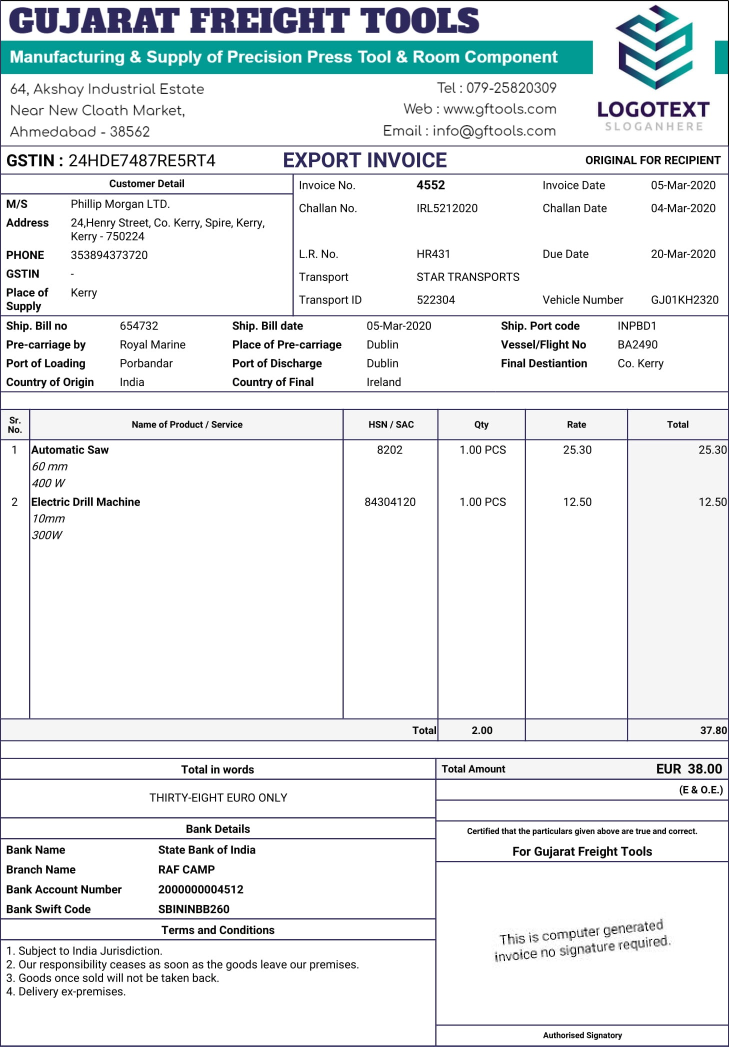
#> input picture invoice samples/Invoice_4552-1.jpg, 1458 x 2093 px (shown at 1/2 size)
$ python -i preprocessing.py   (imports and definitions only)
#> lines starting #> are read from the running program, lines starting #| are printed output that depends on the picture; after the words box and inside, x2 and y2 are one past the last pixel; in counts of white or black regions, pixels touching at a corner belong together
import cv2 as cv
import numpy as np
from PIL import Image
from matplotlib import pyplot as plt
from skimage import io
from skimage.transform import rotate
from skimage.color import rgb2gray
from deskew import determine_skew

def binarisation(img):
#> called with img = 'invoice samples/Invoice_4552-1.jpg'
    img = cv.imread(img,0)
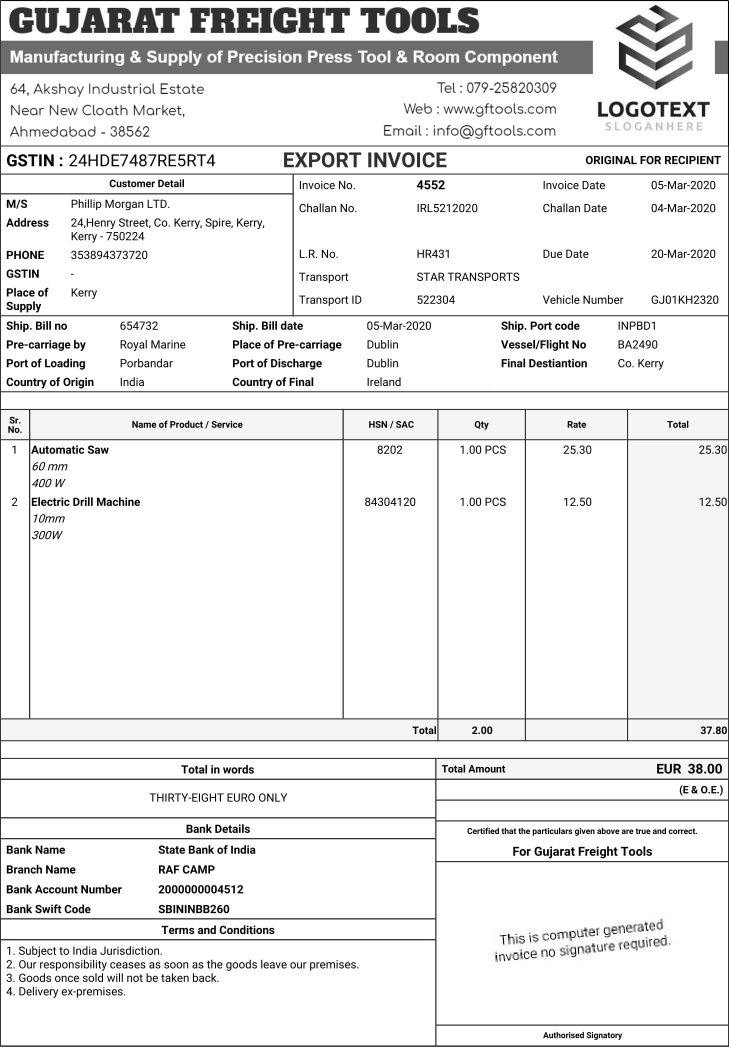
#> img: shape (2093, 1458) (shown at 1/2 size); min 0, max 255, mean 234.7
    img = cv.medianBlur(img,5)
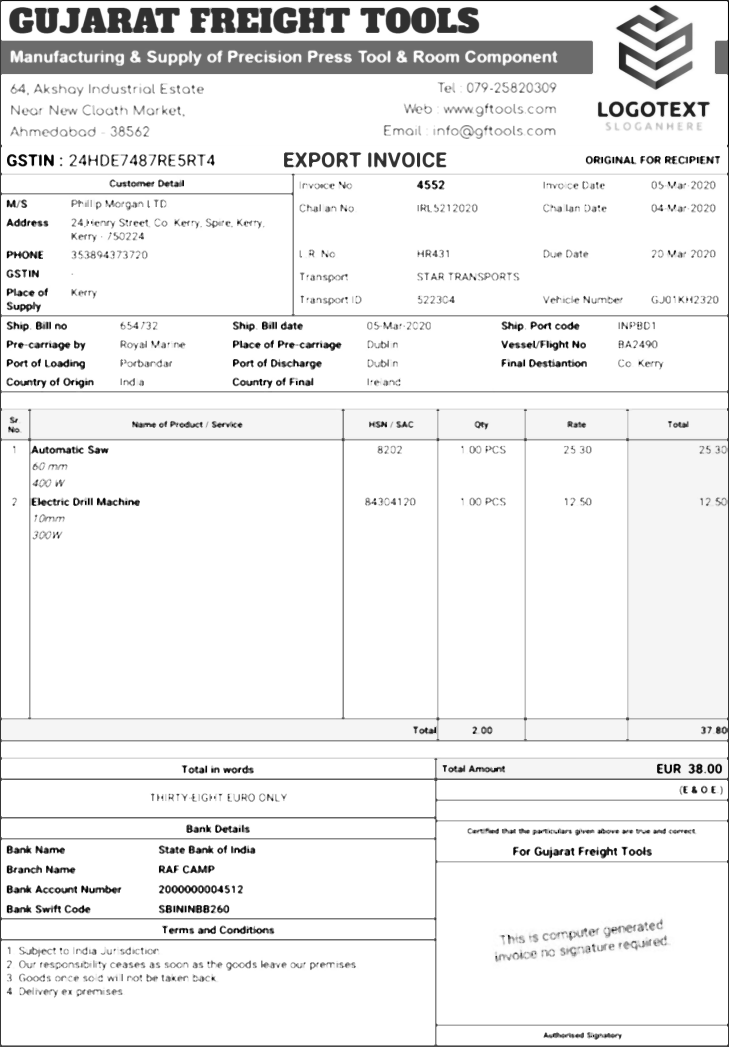
#> img: shape (2093, 1458) (shown at 1/2 size); min 0, max 255, mean 238.5
    ret,th1 = cv.threshold(img,127,255,cv.THRESH_BINARY)
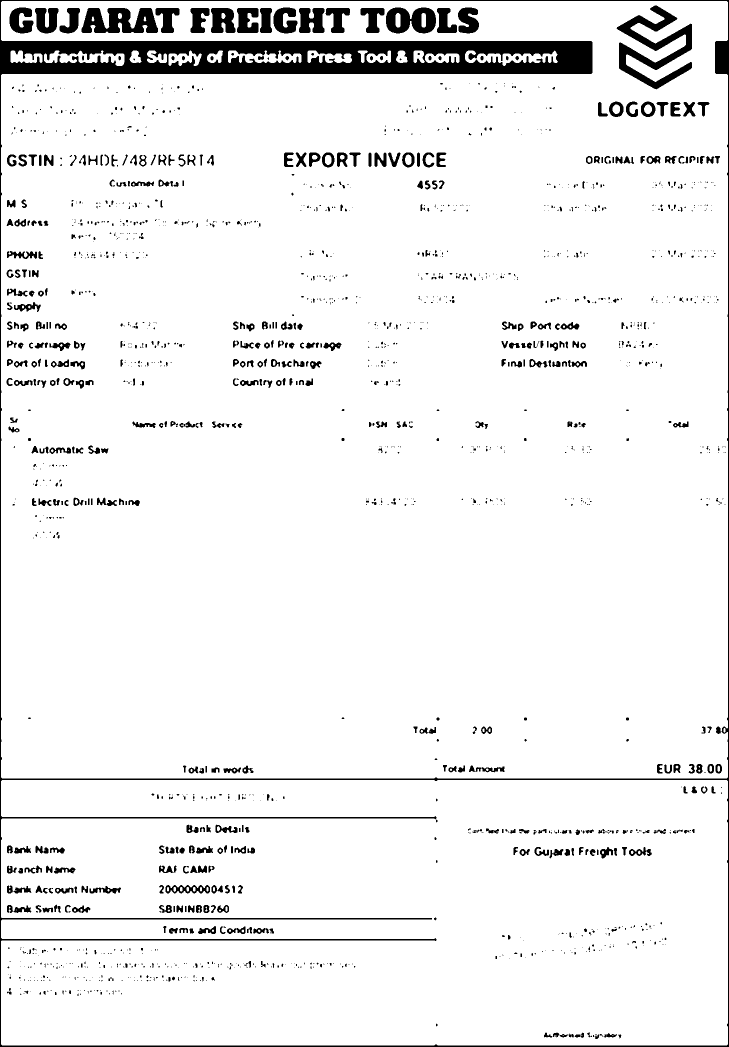
#> th1: shape (2093, 1458) (shown at 1/2 size); 93.6% white; 1852 black regions (1291 under 20 px), largest, box (x1, y1, x2, y2) and area: (0, 0, 1458, 2093) 90913, (1233, 11, 1384, 179) 9248, (163, 16, 316, 66) 5423
    th2 = cv.adaptiveThreshold(img,255,cv.ADAPTIVE_THRESH_MEAN_C,\
                cv.THRESH_BINARY,11,2)
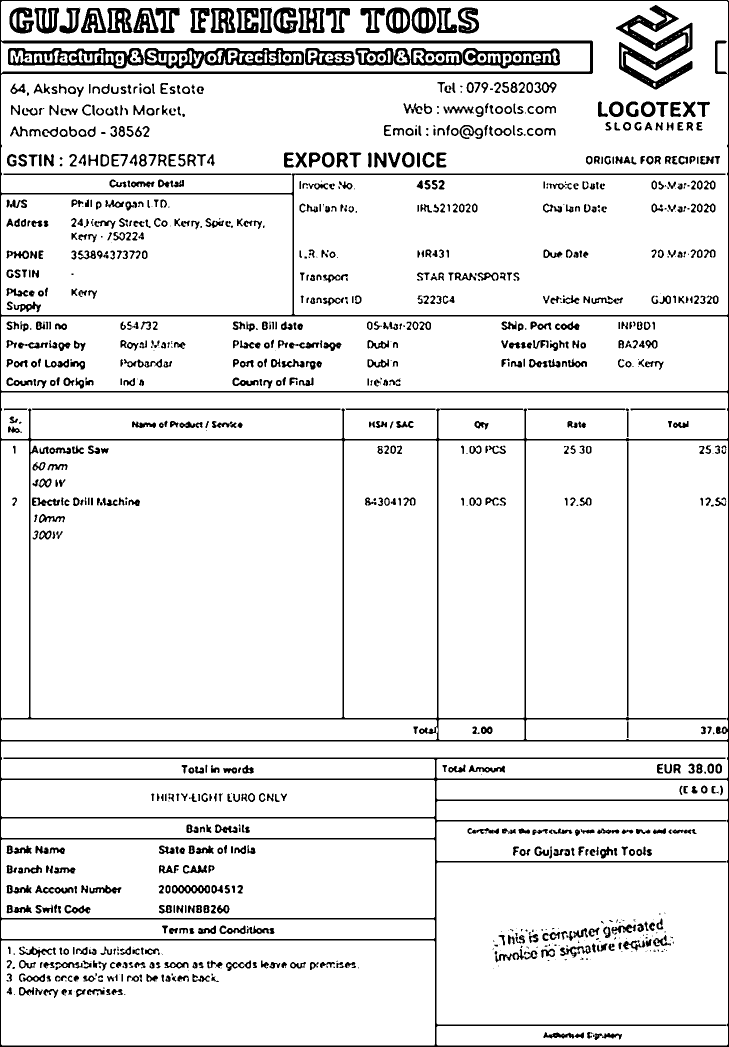
#> th2: shape (2093, 1458) (shown at 1/2 size); 90.8% white; 1211 black regions (275 under 20 px), largest, box (x1, y1, x2, y2) and area: (0, 0, 1458, 2093) 91522, (1232, 10, 1385, 179) 9175, (289, 96, 608, 137) 6041
    th3 = cv.adaptiveThreshold(img,255,cv.ADAPTIVE_THRESH_GAUSSIAN_C,\
                cv.THRESH_BINARY,11,2)
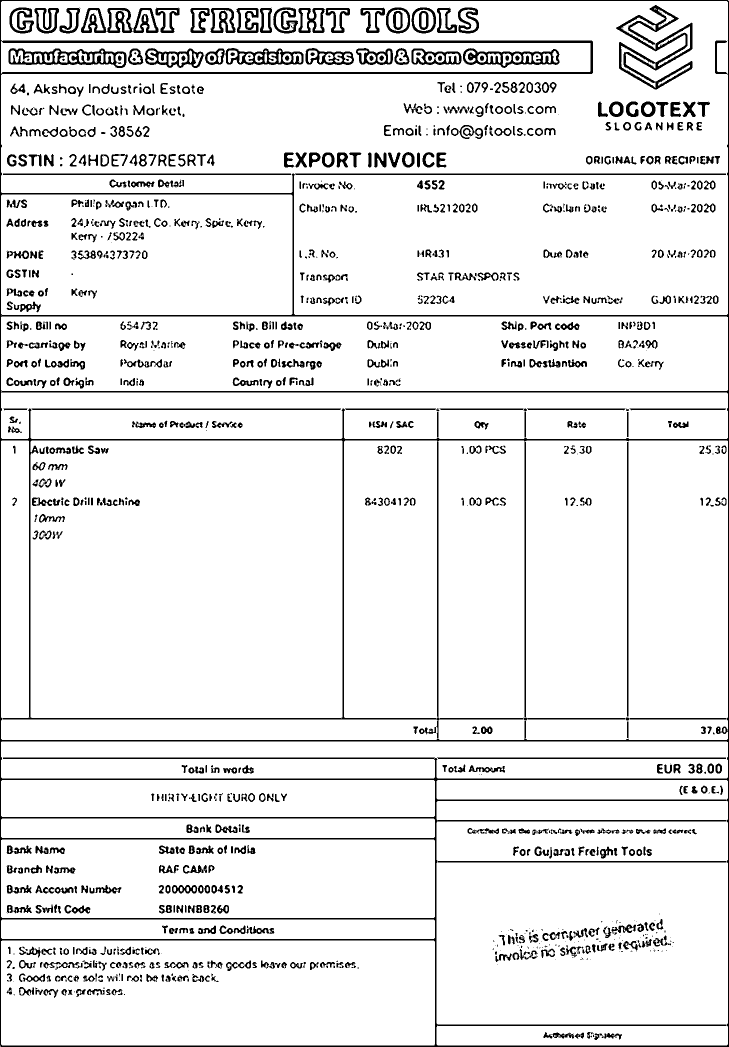
#> th3: shape (2093, 1458) (shown at 1/2 size); 91.5% white; 1501 black regions (454 under 20 px), largest, box (x1, y1, x2, y2) and area: (0, 0, 1458, 2093) 80374, (1232, 10, 1385, 179) 6793, (17, 96, 253, 136) 3757
    titles = ['Original Image', 'Global Thresholding (v = 127)',
                'Adaptive Mean Thresholding', 'Adaptive Gaussian Thresholding']
    images = [img, th1, th2, th3]
    return th3
  # [5 lines of commented-out code are left out]

def noise(img):
    dst = cv2.fastNlMeansDenoisingColored(img,None,10,10,7,21)
    return dst
  #plt.subplot(121),plt.imshow(img)
  #plt.subplot(122),plt.imshow(dst)
  #plt.show()

def deskew(_img):
    image = io.imread(_img)
    grayscale = rgb2gray(image)
    angle = determine_skew(grayscale)
    rotated = rotate(image, angle, resize=True) * 255
    return rotated.astype(np.uint8)

def display_avant_apres(_original):
    plt.subplot(1, 2, 1)
    plt.imshow(io.imread(_original))
    plt.subplot(1, 2, 2)
    plt.imshow(deskew(_original))

def preprocessing(img):
    img=binarisation(img)
    img=noise(img)
    img=deskew(img)

>>> result = binarisation('invoice samples/Invoice_4552-1.jpg')

$ run again, on invoice samples/Template1-1.jpg
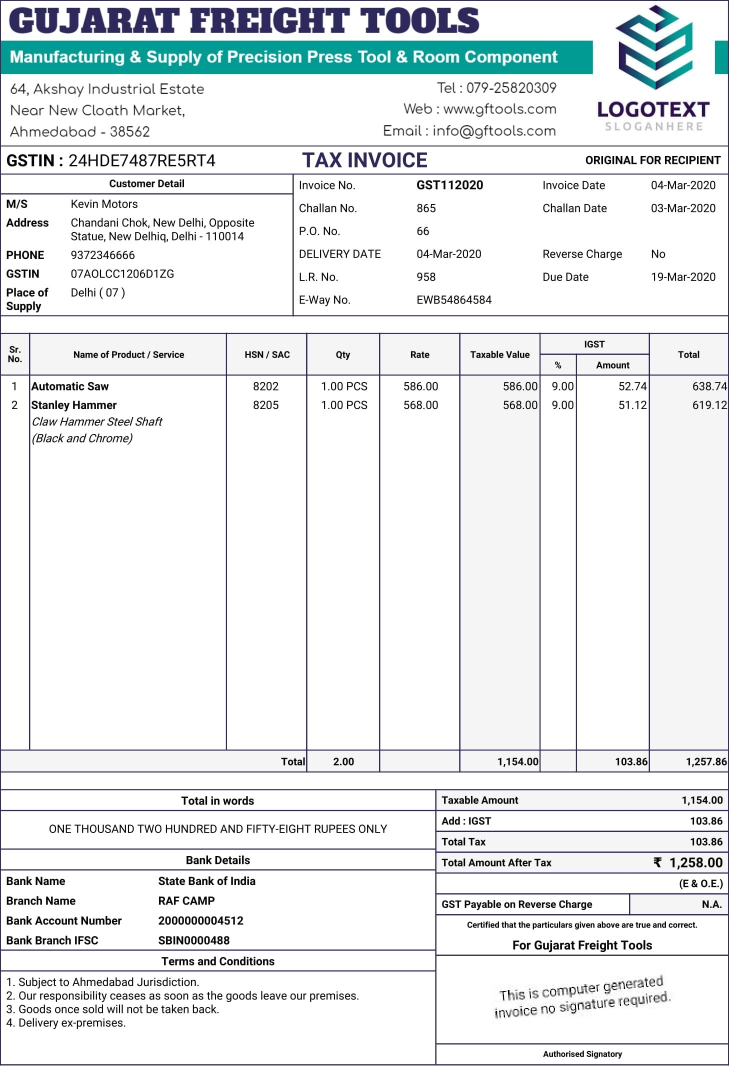
#> input picture invoice samples/Template1-1.jpg, 1458 x 2131 px (shown at 1/2 size)
#> in binarisation, `ret,th1 = cv.threshold(img,127,255,cv.THRESH_BINARY)`:
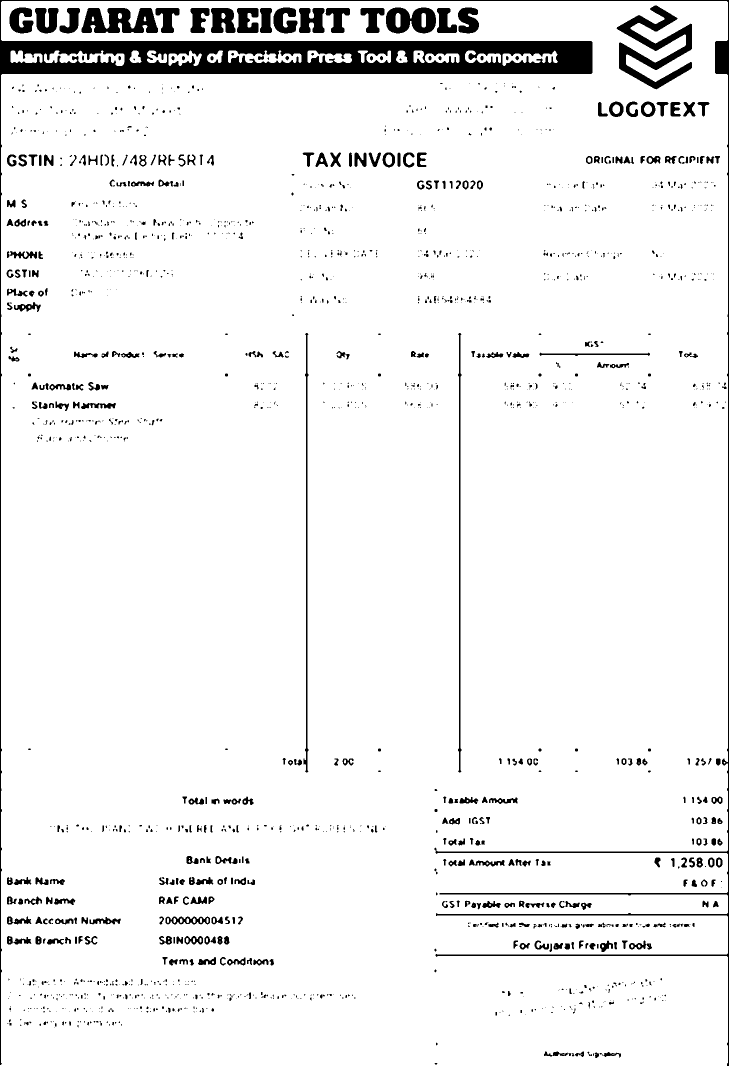
#> th1: shape (2131, 1458) (shown at 1/2 size); 93.9% white; 1867 black regions (1315 under 20 px), largest, box (x1, y1, x2, y2) and area: (0, 0, 1458, 2131) 82875, (1233, 11, 1384, 179) 9250, (163, 16, 316, 66) 5419
#> th2: shape (2131, 1458); 90.5% white; 1223 black regions (272 under 20 px), largest, box (x1, y1, x2, y2) and area: (0, 0, 1458, 2131) 66599, (618, 665, 1451, 1545) 14387, (1232, 10, 1385, 179) 9167
#> in binarisation, `th3 = cv.adaptiveThreshold(img,255,cv.ADAPTIVE_THRESH_GAUSSIAN_C,\ cv...`:
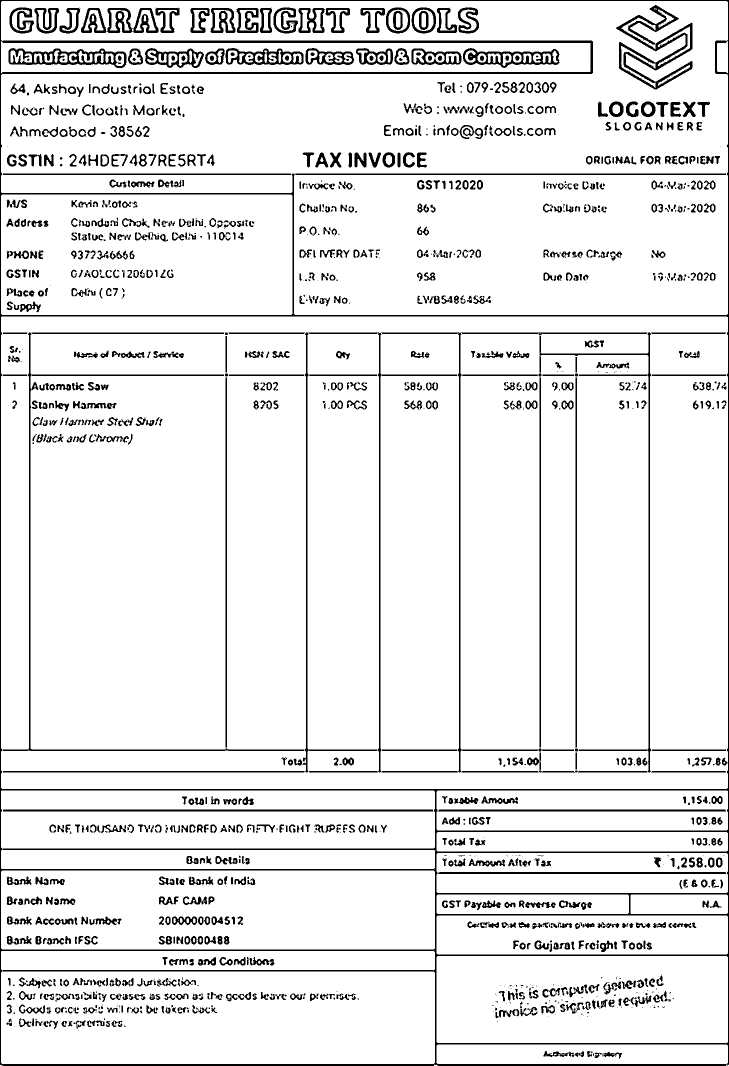
#> th3: shape (2131, 1458) (shown at 1/2 size); 91.3% white; 1562 black regions (485 under 20 px), largest, box (x1, y1, x2, y2) and area: (0, 0, 1458, 2131) 61488, (617, 665, 1295, 1545) 7381, (1232, 10, 1385, 179) 6804
